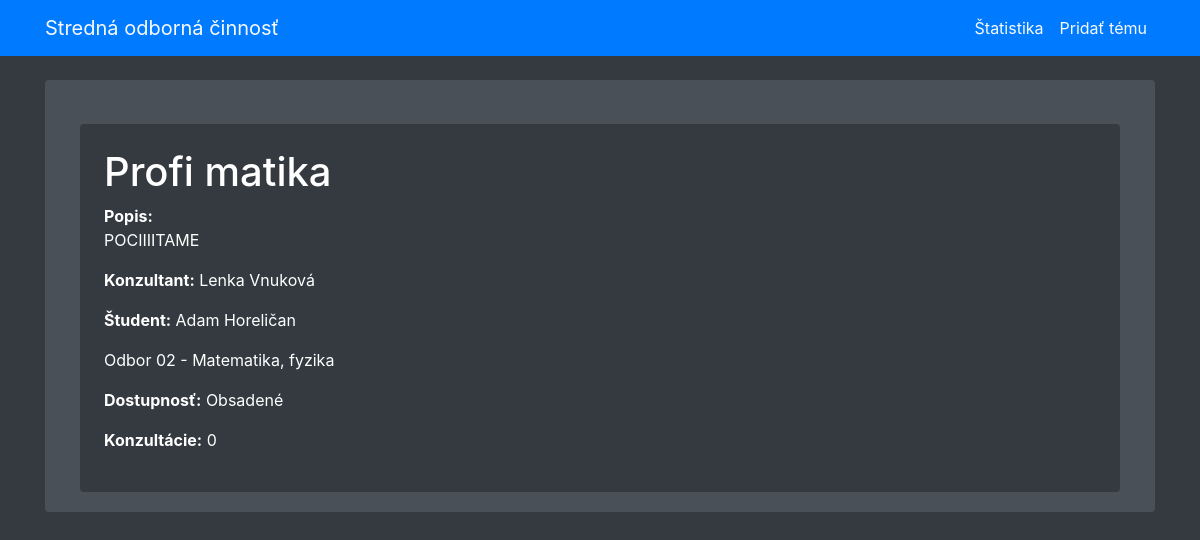
The page /soc/temy/9 on the database its author committed.
### soc/models.py (models this page shows, shortened)
class Tema(models.Model):
    POCET_CHOICES = [
        (0, '0'),
        (1, '1'),
        (2, '2'),
        (3, '3'),
    ]
    nazov = models.CharField(max_length=155)
    popis = models.TextField()
    konzultant = models.ForeignKey(Ucitel, on_delete=models.SET_NULL, null=True, blank=True)
    student = models.ForeignKey(Student, on_delete=models.SET_NULL, null=True, blank=True)
    odbor = models.ForeignKey(Odbor, on_delete=models.SET_NULL, null=True, blank=True)
    dostupnost = models.ForeignKey(Dostupnost, on_delete=models.SET_NULL, null=True, blank=True)
    pocet_konzultacii = models.IntegerField(choices=POCET_CHOICES, default=0)
    class Meta:
        verbose_name = "Téma"
        verbose_name_plural = "Témy"
        ordering = ["dostupnost"]

class Ucitel(models.Model):
    meno = models.CharField(max_length=20)
    priezvisko = models.CharField(max_length=20)
    email = models.CharField(max_length=55)
    heslo = models.CharField(max_length=55)
    def __str__(self):
        return f"{self.meno} {self.priezvisko}"
    class Meta:
        verbose_name = "Učiteľ"
        verbose_name_plural = "Učitelia"
        ordering = ["priezvisko"]

class Student(models.Model):
    meno = models.CharField(max_length=20)
    priezvisko = models.CharField(max_length=20)
    email = models.CharField(max_length=55)
    heslo = models.CharField(max_length=55)
    def __str__(self):
        return f"{self.meno} {self.priezvisko}"
    class Meta:
        verbose_name = "Študent"
        verbose_name_plural = "Študenti"
        ordering = ["priezvisko"]

class Odbor(models.Model):
    nazov = models.CharField(max_length=55)
    def __str__(self):
        return f"{self.nazov}"
    class Meta:
        verbose_name = "Odbor"
        verbose_name_plural = "Odbory"

class Dostupnost(models.Model):
    nazov = models.CharField(max_length = 25)
    def __str__(self):
        return f"{self.nazov}"
    class Meta:
        verbose_name = "Dostupnosť"
        verbose_name_plural = "Dostupnosť"

### soc/views.py (the view)
# urls.py: path('temy/<tema>', views.vypis_temy, name='tema'),
def vypis_temy(request, tema):
    tema = Tema.objects.get(id=tema)
    return render(request, "soc/detail.html", {"tema":tema})

### soc/templates/soc/detail.html (shortened to what this page needs)
{% extends "base.html" %}
{% block content %}
    {% if tema %}
    <div class="container mt-4">
        <div class="content-container bg-dark p-4 rounded">
            <h1 class="text-white">{{ tema.nazov }}</h1>
            <div class="topic-details text-white">
                <b>Popis: </b>
                <p>{{ tema.popis }}</p>
                <p><b>Konzultant:</b> <a href="{% url 'ucitel' ucitel=tema.konzultant.id %}" class="text-white">{{ tema.konzultant }}</a></p>
                <p><b>Študent:</b> {% if tema.student %} <a href="{% url 'student' student=tema.student.id %}" class="text-white">{{ tema.student }}</a> {% endif %} </p>
                <p>{{ tema.odbor }}</p>
                <p><b>Dostupnosť:</b> {{ tema.dostupnost }}</p>
                <p><b>Konzultácie:</b> {{ tema.pocet_konzultacii }}</p>
            </div>
        </div>
    </div>
    {% endif %}
{% endblock %}

### soc/templates/base.html (style rules this page uses)
body { background-color: #343a40; color: #f8f9fa; }

### rows shown on the page
Tema: nazov "Profi matika", popis "POCIIIITAME", konzultant "Lenka Vnuková", student "Adam Horeličan", odbor "Odbor 02 - Matematika, fyzika", dostupnost "Obsadené", pocet_konzultacii "0"
